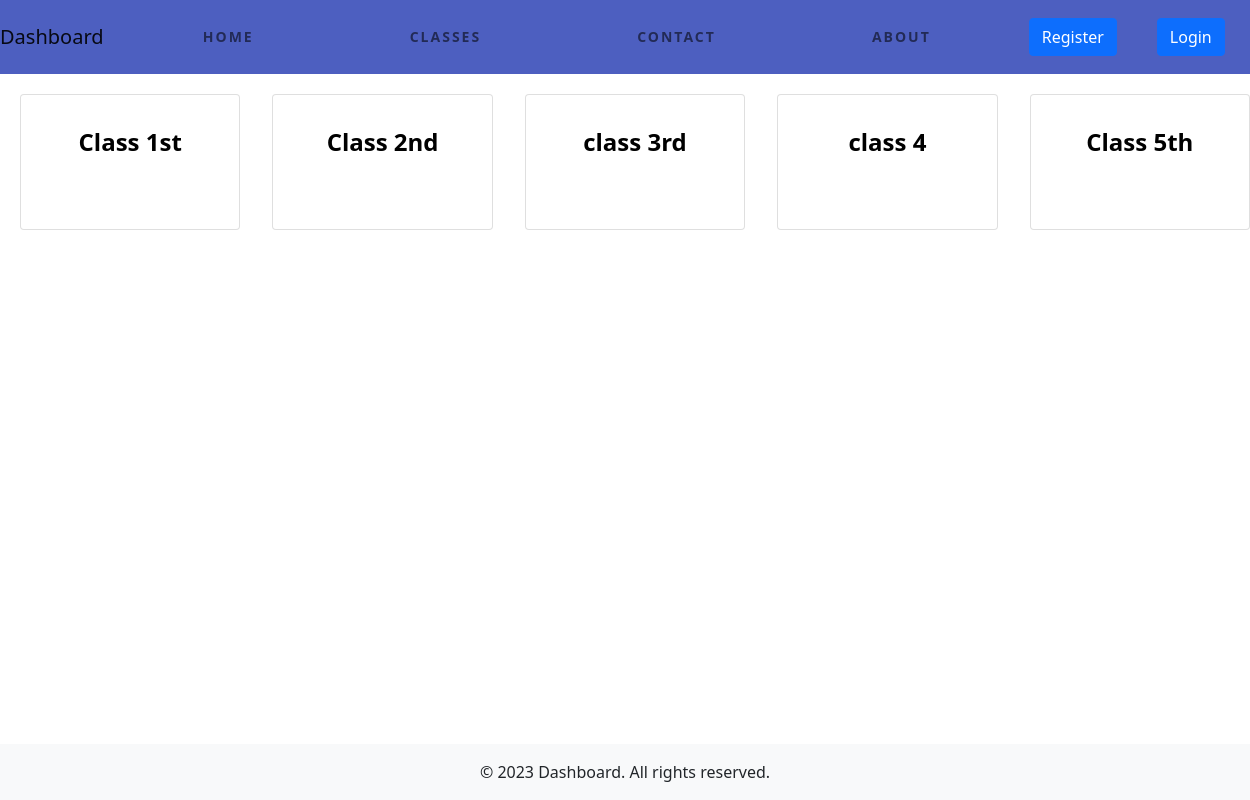
Screenshot of /course/ with the database file from the repository.
### ClassName/models.py (models this page shows)
class ClassName(models.Model):
    title = models.CharField(max_length=100)
    description = models.TextField()
    class_image = models.ImageField(upload_to='uploads/class_images/', null=True, blank=True)
    def __str__(self):
       return self.title  # Return the desired field to be displayed

### ClassName/views.py (the view)
# urls.py: path('', ClassNameListView.as_view(), name='ClassName-list'),
class ClassNameListView(ListView):
    model = ClassName
    template_name = 'pages/classes/classeslist.html'
    context_object_name = 'ClassListData'

### Templates/pages/classes/classeslist.html (shortened to what this page needs)
{% extends 'pages/basic/basic.html'%}
{% block content%}
<section>
  <div class="card-container">
    {% for i in ClassListData %}
      <a href="{{i.pk}}" style="color: red; text-decoration: none;">
        <div class="card">
          <div class="card-details">
            <p class="text-title">{{i}}</p>
          </div>
        </div>
      </a>
    {% endfor %}
  </div>
</section>
{% endblock%}

### static/css/main.css (style rules this page uses)
html, body { background-repeat: no-repeat; background-size: cover; height: 100%; padding-bottom: 50rem; }
body { display: flex; flex-direction: column; }
.card-container { margin-bottom: 50px; margin: 10px; display: grid; grid-template-columns: repeat(auto-fit, minmax(200px, 1fr)); gap: 2rem; justify-content: center; }
.card { width: 100%; max-width: 400px; margin: 10px; display: flex; flex-direction: column; align-items: center; border-radius: 20px; background: #f5f5f5; position: relative; padding: 1.8rem; border: 2px solid #c3c6ce; transition: 0.5s ease-out; overflow: visible; }
.card-details { color: black; height: 100%; gap: 0.5em; display: grid; place-content: center; }
.text-title { font-size: 1.5em; font-weight: bold; }

### rows the page displays
ClassName: title "Class 1st"
ClassName: title "Class 2nd"
ClassName: title "class 3rd"
ClassName: title "class 4"
ClassName: title "Class 5th"
